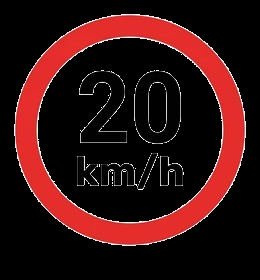
#> input picture img/sinfondo/20kmh.png, 260 x 280 px
$ python main.py
#> lines starting #> are read from the running program, lines starting #| are printed output that depends on the picture; after the words box and inside, x2 and y2 are one past the last pixel; in counts of white or black regions, pixels touching at a corner belong together
import numpy as np
import cv2
import os

def load_reference_contours(rutas):
    contornos_ref = []
    for ruta in rutas:
        if not os.path.exists(ruta):
            print(f"Warning: File {ruta} not found.")
            continue

        img_ref = cv2.imread(ruta)
#> img_ref is the input picture: shape (280, 260, 3); mean B, G, R 16.5, 16.8, 50.9
        if img_ref is not None:
            hsv_ref = cv2.cvtColor(img_ref, cv2.COLOR_BGR2HSV)
#> hsv_ref: shape (280, 260, 3); mean H, S, V 4, 39.3, 50.9

            # Define color ranges for red and yellow
            rojo_b1 = np.array([0, 80, 80], np.uint8)
            rojo_a1 = np.array([10, 255, 255], np.uint8)
            rojo_b2 = np.array([160, 80, 80], np.uint8)
            rojo_a2 = np.array([180, 255, 255], np.uint8)
            amarillo_b = np.array([18, 80, 80], np.uint8)
            amarillo_a = np.array([35, 255, 255], np.uint8)

            m_rojo_1 = cv2.inRange(hsv_ref, rojo_b1, rojo_a1)
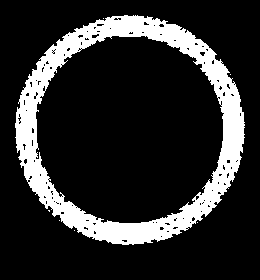
#> m_rojo_1: shape (280, 260); 17.5% white; 7 white regions (6 under 20 px), largest, box (x1, y1, x2, y2) and area: (15, 15, 245, 245) 12704
            m_rojo_2 = cv2.inRange(hsv_ref, rojo_b2, rojo_a2)
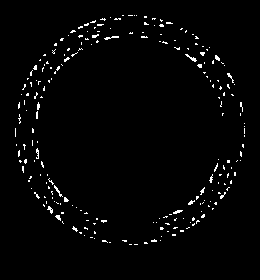
#> m_rojo_2: shape (280, 260); 2.1% white in thin lines or dots, all inside (x1, y1, x2, y2) = (15, 15, 245, 245)
            m_rojo = m_rojo_1 + m_rojo_2
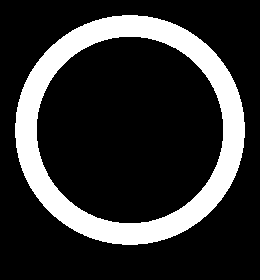
#> m_rojo: shape (280, 260); 19.5% white; 1 white region
            m_amarillo = cv2.inRange(hsv_ref, amarillo_b, amarillo_a)
#> m_amarillo: shape (280, 260); every value is 0
            m_total = m_rojo + m_amarillo

            contornos_r, _ = cv2.findContours(m_total, cv2.RETR_EXTERNAL, cv2.CHAIN_APPROX_SIMPLE)
#> contornos_r = 1 contour; box (x1, y1, x2, y2) and area: (15, 15, 245, 245) 41155

            area_max_r = 0
            contorno_max_r = None
            for c in contornos_r:
                area_r = cv2.contourArea(c)
                if area_r > area_max_r:
                    area_max_r = area_r
                    contorno_max_r = c
#> this loop made 1 pass
#> (area_r, area_max_r) on pass 1: (41155, 41155)
#> after the loop, area_max_r = 41155; contorno_max_r = contour of 324 points, box (x1, y1, x2, y2) (15, 15, 245, 245), area 41155

            if contorno_max_r is not None and area_max_r > 200:
                contornos_ref.append(contorno_max_r)
#> pass 2 of the loop in load_reference_contours, `for ruta in rutas:`:
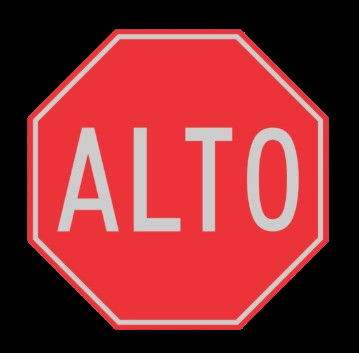
#> input picture img/sinfondo/altosin.png, 359 x 353 px
#> in load_reference_contours, img_ref is the input picture: shape (353, 359, 3); mean B, G, R 49.7, 46.7, 136.3
#> hsv_ref: shape (353, 359, 3); mean H, S, V 89.9, 98.4, 136.5
#> in load_reference_contours, `m_rojo_1 = cv2.inRange(hsv_ref, rojo_b1, rojo_a1)`:
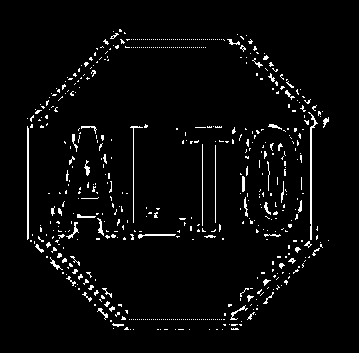
#> m_rojo_1: shape (353, 359); 3.7% white in thin lines or dots, all inside (x1, y1, x2, y2) = (27, 29, 329, 330)
#> m_rojo_2: shape (353, 359); 45.8% white; 18 white regions (11 under 20 px), largest, box (x1, y1, x2, y2) and area: (38, 39, 318, 320) 51333, (27, 42, 329, 330) 3324, (258, 140, 287, 220) 1668
#> in load_reference_contours, `m_rojo = m_rojo_1 + m_rojo_2`:
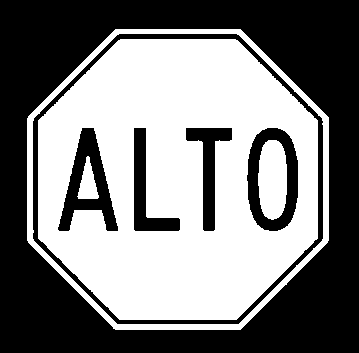
#> m_rojo: shape (353, 359); 49.4% white; 4 white regions
#> m_amarillo: shape (353, 359); every value is 0
#> contornos_r = 1 contour; box (x1, y1, x2, y2) and area: (27, 29, 329, 330) 74810
#> the loop in load_reference_contours, `for c in contornos_r:` made 1 pass
#> (area_r, area_max_r) on pass 1: (74810, 74810)
#> after the loop in load_reference_contours, `for c in contornos_r:`: area_max_r = 74810; contorno_max_r = contour of 20 points, box (x1, y1, x2, y2) (27, 29, 329, 330), area 74810
#> pass 3 of the loop in load_reference_contours, `for ruta in rutas:`:
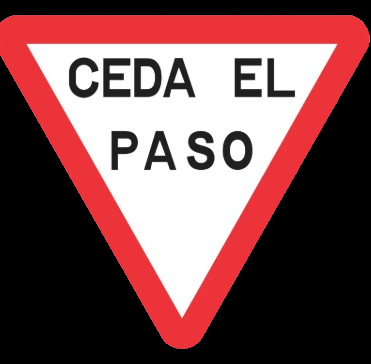
#> input picture img/sinfondo/cedapaso2.png, 371 x 364 px
#> in load_reference_contours, img_ref is the input picture: shape (364, 371, 3); mean B, G, R 83.5, 82.1, 121.8
#> hsv_ref: shape (364, 371, 3); mean H, S, V 39.8, 43.5, 121.9
#> in load_reference_contours, `m_rojo_1 = cv2.inRange(hsv_ref, rojo_b1, rojo_a1)`:
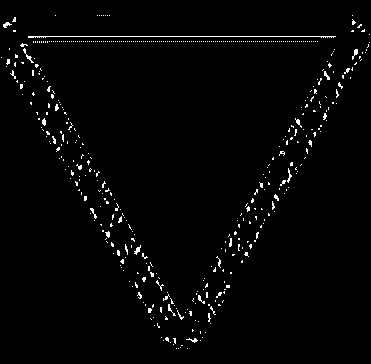
#> m_rojo_1: shape (364, 371); 1.9% white in thin lines or dots
#> m_rojo_2: shape (364, 371); 20% white; 1 white region, box (x1, y1, x2, y2) and area: (0, 15, 370, 349) 27060
#> in load_reference_contours, `m_rojo = m_rojo_1 + m_rojo_2`:
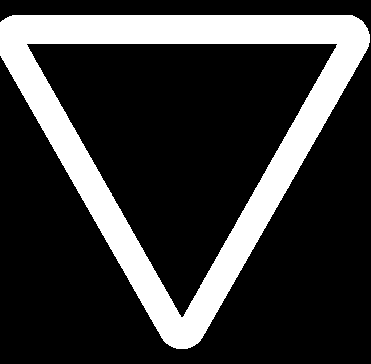
#> m_rojo: shape (364, 371); 22% white; 1 white region
#> m_amarillo: shape (364, 371); every value is 0
#> contornos_r = 1 contour; box (x1, y1, x2, y2) and area: (0, 15, 370, 349) 71744
#> the loop in load_reference_contours, `for c in contornos_r:` made 1 pass
#> (area_r, area_max_r) on pass 1: (71744, 71744)
#> after the loop in load_reference_contours, `for c in contornos_r:`: area_max_r = 71744; contorno_max_r = contour of 546 points, box (x1, y1, x2, y2) (0, 15, 370, 349), area 71744
#> the loop made 8 passes; the first 3 are shown
    return contornos_ref

def main():
    rutas = [
        'img/sinfondo/20kmh.png',
        'img/sinfondo/altosin.png',
        'img/sinfondo/cedapaso2.png',
        'img/sinfondo/cruce2.png',
        'img/sinfondo/curva2.png',
        'img/sinfondo/estacionarno.png',
        'img/sinfondo/norebasar2.png',
        'img/sinfondo/separacion2.png'
    ]

    print("Loading reference contours...")
    contornos_ref = load_reference_contours(rutas)
    print(f"Loaded {len(contornos_ref)} reference contours.")

    print("Initializing camera...")
    cam = cv2.VideoCapture(0)
    if not cam.isOpened():
        print("Error: Could not open camera.")
        return

    print("Starting detection loop. Press '0' to exit.")
    while True:
        ret, frame = cam.read()
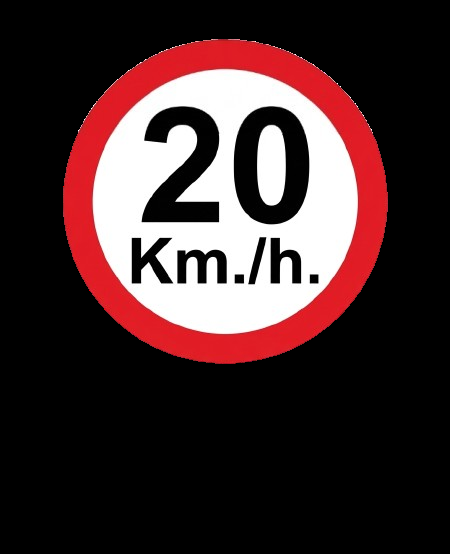
#> input picture img/sinfondo/20kmph.png, 450 x 554 px, given in place of the camera
#> frame is the input picture: shape (554, 450, 3); mean B, G, R 46.6, 45.6, 66.9

        if ret:
            salida = frame.copy()
            h_frame, w_frame = frame.shape[:2]
#> h_frame = 554; w_frame = 450

            x1 = int(w_frame * 0.25)
#> x1 = 112
            y1 = int(h_frame * 0.20)
#> y1 = 110
            x2 = int(w_frame * 0.75)
#> x2 = 337
            y2 = int(h_frame * 0.85)
#> y2 = 470

            roi = frame[y1:y2, x1:x2].copy()
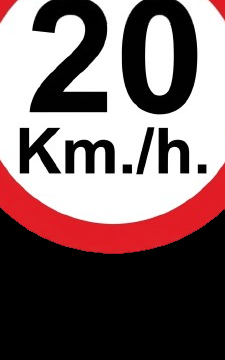
#> roi: shape (360, 225, 3); mean B, G, R 105.6, 104.7, 123.8
            hsv = cv2.cvtColor(roi, cv2.COLOR_BGR2HSV)
#> hsv: shape (360, 225, 3); mean H, S, V 21, 22.1, 123.8

            rojo_b1 = np.array([0, 80, 80], np.uint8)
            rojo_a1 = np.array([10, 255, 255], np.uint8)
            rojo_b2 = np.array([160, 80, 80], np.uint8)
            rojo_a2 = np.array([180, 255, 255], np.uint8)
            amarillo_b = np.array([18, 80, 80], np.uint8)
            amarillo_a = np.array([35, 255, 255], np.uint8)

            mask_rojo_1 = cv2.inRange(hsv, rojo_b1, rojo_a1)
#> mask_rojo_1: shape (360, 225); 0.48% white in thin lines or dots, all inside (x1, y1, x2, y2) = (0, 0, 225, 254)
            mask_rojo_2 = cv2.inRange(hsv, rojo_b2, rojo_a2)
#> mask_rojo_2: shape (360, 225); 9.6% white; 3 white regions, box (x1, y1, x2, y2) and area: (0, 160, 225, 254) 7423, (0, 0, 18, 22) 192, (210, 0, 225, 19) 137
            mask_rojo = mask_rojo_1 + mask_rojo_2
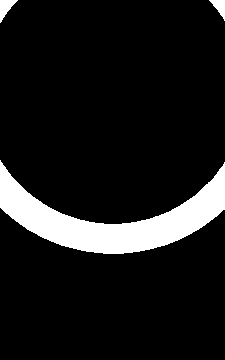
#> mask_rojo: shape (360, 225); 10% white; 3 white regions
            mask_amarillo = cv2.inRange(hsv, amarillo_b, amarillo_a)
#> mask_amarillo: shape (360, 225); every value is 0
            mask_senal = mask_rojo + mask_amarillo

            contornos, _ = cv2.findContours(mask_senal, cv2.RETR_EXTERNAL, cv2.CHAIN_APPROX_SIMPLE)
#> contornos = 3 contours; box (x1, y1, x2, y2) and area: (0, 160, 225, 254) 7498, (0, 0, 18, 23) 168, (209, 0, 225, 21) 134

            mejor_match = 999
            mejor_contorno = None
            area_roi = (x2 - x1) * (y2 - y1)
#> area_roi = 81000

            for c in contornos:
                area = cv2.contourArea(c)
                if area > area_roi * 0.02 and area < area_roi * 0.95:
                    for i in range(len(contornos_ref)):
                        similitud = cv2.matchShapes(c, contornos_ref[i], cv2.CONTOURS_MATCH_I1, 0.0)
                        if similitud < mejor_match:
                            mejor_match = similitud
                            mejor_contorno = c
#> this loop made 3 passes
#> area on passes 1 to 3: 7497.5, 134.5, 167.5

            if mejor_contorno is not None and mejor_match < 0.35:
                hull = cv2.convexHull(mejor_contorno)
                cv2.drawContours(roi, [hull], -1, (0, 255, 255), 3)

            salida[y1:y2, x1:x2] = roi
            cv2.rectangle(salida, (x1, y1), (x2, y2), (255, 255, 0), 2)
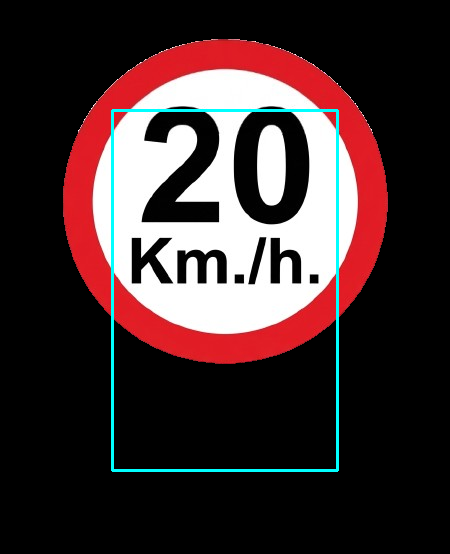
#> salida: shape (554, 450, 3); 1.41% of pixels changed, all inside (x1, y1, x2, y2) = (111, 109, 339, 472)
            cv2.imshow("Camara detector", salida)

        if cv2.waitKey(1) & 0xFF == ord('0'):
#> (key Esc is pressed here)
            break

    cam.release()
    cv2.destroyAllWindows()

if __name__ == "__main__":
    main()
